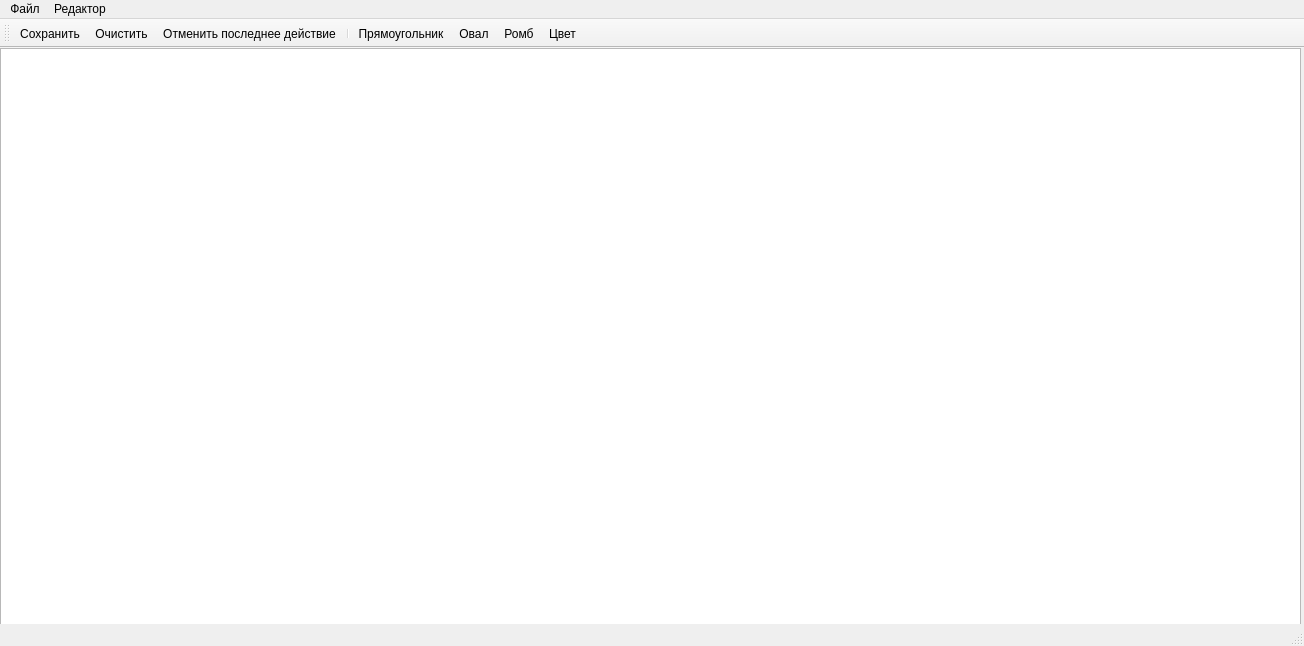
<?xml version="1.0" encoding="UTF-8"?>
<ui version="4.0">
 <class>Paint</class>
 <widget class="QMainWindow" name="Paint">
  <property name="geometry">
   <rect>
    <x>0</x>
    <y>0</y>
    <width>1304</width>
    <height>646</height>
   </rect>
  </property>
  <property name="windowTitle">
   <string>Paint</string>
  </property>
  <widget class="QWidget" name="centralwidget">
   <widget class="QGraphicsView" name="graphicsView">
    <property name="geometry">
     <rect>
      <x>0</x>
      <y>0</y>
      <width>1301</width>
      <height>621</height>
     </rect>
    </property>
   </widget>
  </widget>
  <widget class="QMenuBar" name="menubar">
   <property name="geometry">
    <rect>
     <x>0</x>
     <y>0</y>
     <width>1304</width>
     <height>22</height>
    </rect>
   </property>
   <widget class="QMenu" name="menu">
    <property name="title">
     <string>Файл</string>
    </property>
    <addaction name="action"/>
    <addaction name="action_2"/>
   </widget>
   <widget class="QMenu" name="menu_2">
    <property name="title">
     <string>Редактор</string>
    </property>
    <widget class="QMenu" name="menu_3">
     <property name="title">
      <string>Фигура</string>
     </property>
     <addaction name="action_5"/>
     <addaction name="action_6"/>
     <addaction name="action_7"/>
    </widget>
    <addaction name="action_3"/>
    <addaction name="menu_3"/>
    <addaction name="action_9"/>
   </widget>
   <addaction name="menu"/>
   <addaction name="menu_2"/>
  </widget>
  <widget class="QStatusBar" name="statusbar"/>
  <widget class="QToolBar" name="toolBar">
   <property name="windowTitle">
    <string>toolBar</string>
   </property>
   <property name="iconSize">
    <size>
     <width>50</width>
     <height>70</height>
    </size>
   </property>
   <attribute name="toolBarArea">
    <enum>TopToolBarArea</enum>
   </attribute>
   <attribute name="toolBarBreak">
    <bool>false</bool>
   </attribute>
   <addaction name="action"/>
   <addaction name="action_2"/>
   <addaction name="action_3"/>
   <addaction name="separator"/>
   <addaction name="action_5"/>
   <addaction name="action_6"/>
   <addaction name="action_7"/>
   <addaction name="action_9"/>
  </widget>
  <action name="action">
   <property name="icon">
    <iconset resource="icons.qrc">
     <normaloff>:/res/menu/save.svg</normaloff>:/res/menu/save.svg</iconset>
   </property>
   <property name="text">
    <string>Сохранить</string>
   </property>
   <property name="shortcut">
    <string>Ctrl+S</string>
   </property>
  </action>
  <action name="action_2">
   <property name="icon">
    <iconset resource="icons.qrc">
     <normaloff>:/res/menu/Bin.svg</normaloff>:/res/menu/Bin.svg</iconset>
   </property>
   <property name="text">
    <string>Очистить</string>
   </property>
   <property name="shortcut">
    <string>Ctrl+Q</string>
   </property>
  </action>
  <action name="action_3">
   <property name="icon">
    <iconset resource="icons.qrc">
     <normaloff>:/res/menu/quit.svg</normaloff>:/res/menu/quit.svg</iconset>
   </property>
   <property name="text">
    <string>Отменить последнее действие</string>
   </property>
   <property name="shortcut">
    <string>Ctrl+Z</string>
   </property>
  </action>
  <action name="action_5">
   <property name="icon">
    <iconset resource="icons.qrc">
     <normaloff>:/res/menu/square.svg</normaloff>:/res/menu/square.svg</iconset>
   </property>
   <property name="text">
    <string>Прямоугольник</string>
   </property>
   <property name="shortcut">
    <string>Ctrl+1</string>
   </property>
  </action>
  <action name="action_6">
   <property name="icon">
    <iconset resource="icons.qrc">
     <normaloff>:/res/menu/oval.svg</normaloff>:/res/menu/oval.svg</iconset>
   </property>
   <property name="text">
    <string>Овал</string>
   </property>
   <property name="shortcut">
    <string>Ctrl+2</string>
   </property>
  </action>
  <action name="action_7">
   <property name="icon">
    <iconset resource="icons.qrc">
     <normaloff>:/res/menu/rhombus.svg</normaloff>:/res/menu/rhombus.svg</iconset>
   </property>
   <property name="text">
    <string>Ромб</string>
   </property>
   <property name="shortcut">
    <string>Ctrl+3</string>
   </property>
  </action>
  <action name="action_9">
   <property name="icon">
    <iconset resource="icons.qrc">
     <normaloff>:/res/menu/open.svg</normaloff>:/res/menu/open.svg</iconset>
   </property>
   <property name="text">
    <string>Цвет</string>
   </property>
   <property name="shortcut">
    <string>Ctrl+E</string>
   </property>
  </action>
 </widget>
 <resources>
  <include location="icons.qrc"/>
 </resources>
 <connections/>
</ui>
